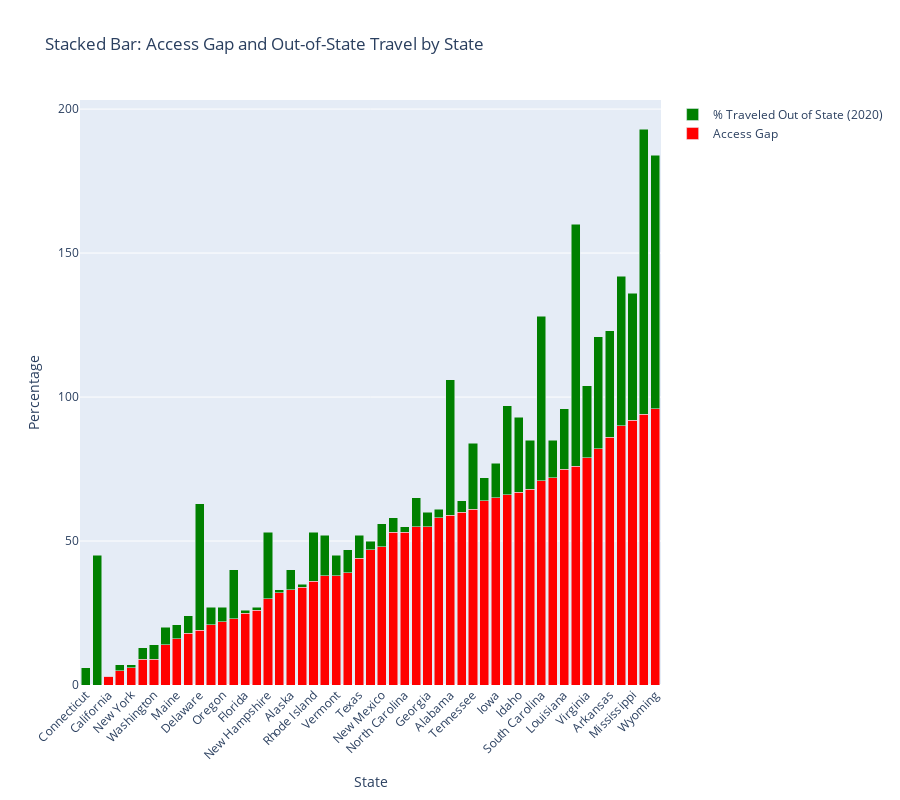

Write notebook code for a chart like this one.
### Code cell
import plotly.graph_objects as go

# Sort states by Access Gap
df_sorted = df.sort_values('Access Gap', ascending=True)

fig_stacked = go.Figure()

fig_stacked.add_trace(go.Bar(
    x=df_sorted['U.S. State'],
    y=df_sorted['Access Gap'],
    name='Access Gap',
    marker_color='red'
))

fig_stacked.add_trace(go.Bar(
    x=df_sorted['U.S. State'],
    y=df_sorted['% of residents obtaining abortions who traveled out of state for care, 2020'],
    name='% Traveled Out of State (2020)',
    marker_color='green'
))

fig_stacked.update_layout(
    title="Stacked Bar: Access Gap and Out-of-State Travel by State",
    xaxis=dict(title='State', tickangle=-45),
    yaxis=dict(title='Percentage'),
    barmode='stack',
    height=800
)

fig_stacked.show()

### Figure 1 — Plotly figure (JSON) as saved in the notebook; plotly's stock layout.template omitted (floating-point values rounded to 4 significant figures)
{"data": [{"marker": {"color": "red"}, "name": "Access Gap", "type": "bar", "x": ["Connecticut", "District of Columbia", "California", "Hawaii", "New York", "Nevada", "Washington", "Massachusetts", "Maine", "Arizona", "Delaware", "New Jersey", "Oregon", "Maryland", "Florida", "Colorado", "New Hampshire", "Illinois", "Alaska", "Michigan", "Rhode Island", "Pennsylvania", "Vermont", "Nebraska", "Texas", "Montana", "New Mexico", "Oklahoma", "North Carolina", "Ohio", "Georgia", "Minnesota", "Alabama", "Kansas", "Tennessee", "Utah", "Iowa", "Indiana", "Idaho", "Wisconsin", "South Carolina", "North Dakota", "Louisiana", "South Dakota", "Virginia", "Kentucky", "Arkansas", "West Virginia", "Mississippi", "Missouri", "Wyoming"], "y": [0, 0, 3, 5, 6, 9, 9, 14, 16, 18, 19, 21, 22, 23, 25, 26, 30, 32, 33, 34, 36, 38, 38, 39, 44, 47, 48, 53, 53, 55, 55, 58, 59, 60, 61, 64, 65, 66, 67, 68, 71, 72, 75, 76, 79, 82, 86, 90, 92, 94, 96]}, {"marker": {"color": "green"}, "name": "% Traveled Out of State (2020)", "type": "bar", "x": ["Connecticut", "District of Columbia", "California", "Hawaii", "New York", "Nevada", "Washington", "Massachusetts", "Maine", "Arizona", "Delaware", "New Jersey", "Oregon", "Maryland", "Florida", "Colorado", "New Hampshire", "Illinois", "Alaska", "Michigan", "Rhode Island", "Pennsylvania", "Vermont", "Nebraska", "Texas", "Montana", "New Mexico", "Oklahoma", "North Carolina", "Ohio", "Georgia", "Minnesota", "Alabama", "Kansas", "Tennessee", "Utah", "Iowa", "Indiana", "Idaho", "Wisconsin", "South Carolina", "North Dakota", "Louisiana", "South Dakota", "Virginia", "Kentucky", "Arkansas", "West Virginia", "Mississippi", "Missouri", "Wyoming"], "y": [6, 45, 0, 2, 1, 4, 5, 6, 5, 6, 44, 6, 5, 17, 1, 1, 23, 1, 7, 1, 17, 14, 7, 8, 8, 3, 8, 5, 2, 10, 5, 3, 47, 4, 23, 8, 12, 31, 26, 17, 57, 13, 21, 84, 25, 39, 37, 52, 44, 99, 88]}], "layout": {"barmode": "stack", "height": 800, "title": {"text": "Stacked Bar: Access Gap and Out-of-State Travel by State"}, "xaxis": {"tickangle": -45, "title": {"text": "State"}}, "yaxis": {"title": {"text": "Percentage"}}}}
